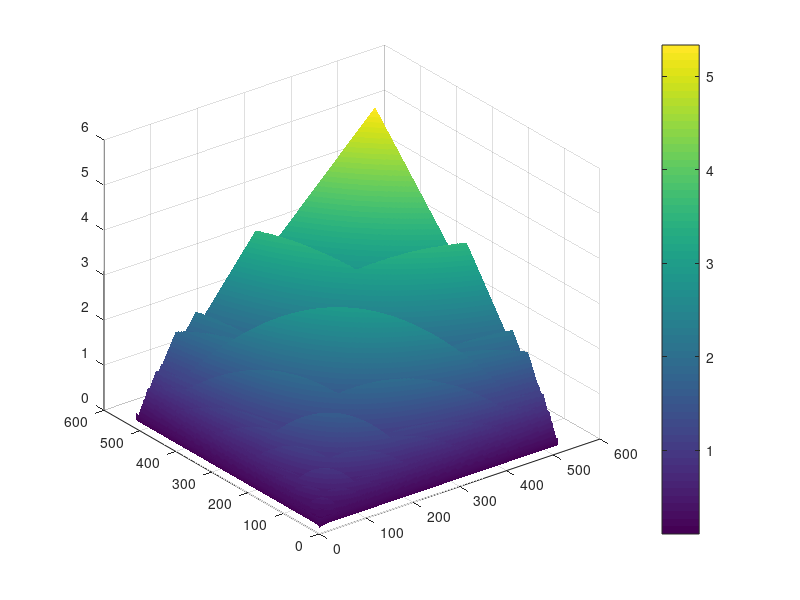
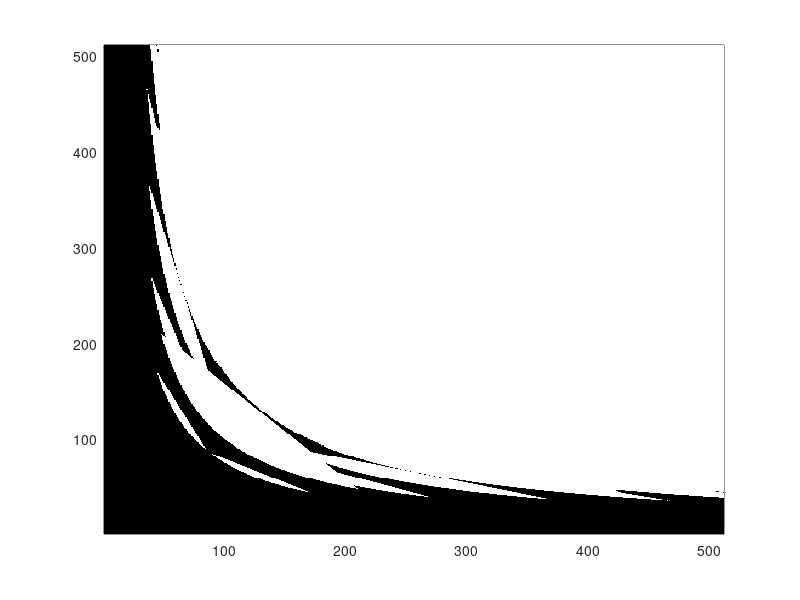

Recreate these plots in MATLAB, in order. (Note: this script raises an error after producing the figures.)
function ConvSizeChoose
    clear all;
    close all;
    rng(0);
    dataCheckEn = true;
    figSurfEn   = true;
    figMapEn    = true;
    border = 512;

    x1 = [1451;34562;25124;2652;1414;6346];
    x2 = [5151;125;61346;7247;124;62;1616;3146];
    y = conv(x1, x2);

% [convOut] = SegFFTConv(x1, x2);
% error('auto stop');
    if dataCheckEn
        c1            = DirectConvComplexity(100, 12);
        [c2, fftSize] = SegFFTConvComplexity(100, 12);
    end

    cTable = zeros(border, border); % complexity ratio.
    rTable = zeros(border, border); % best choice result.
    sTable = zeros(border, border); % fftSize table.
    for n1 = 1:border
        for n2 = 1:border
            c1 = DirectConvComplexity(n1, n2);
            [c2, fftSize] = SegFFTConvComplexity(n1, n2);
            cTable(n1, n2) = c1 / c2;
            rTable(n1, n2) = c1 > c2;
            sTable(n1, n2) = fftSize;
            cTable(n2, n1) = cTable(n1, n2); 
            rTable(n2, n1) = rTable(n1, n2);
            sTable(n2, n1) = sTable(n1, n2);
        end
    end

    if figSurfEn
        figure
        [AxisX, AxisY] = meshgrid(1:border, 1:border);
        Color = AxisX .* AxisY;
%         surf(AxisX, AxisY, cTable, Color);
        surf(AxisX, AxisY, cTable);
        colorbar
        shading interp
    end

    if figMapEn
        figure
        gca = pcolor(rTable);
        set(gca, 'LineStyle', 'none');
        colormap(gray(2));
    end

    error('This is for auto stop!');

end












function c = DirectConvComplexity(n1, n2)
    c = n1 * n2;
end

function [c, FFTSize] = SegFFTConvComplexity(n1, n2)
    if n1 < n2
        n  = n1;
        n1 = n2;
        n2 = n;
    end
    minFFTOrder = ceil(log(1+n2-1)/log(2)); % min n1 + n2 - 1
    maxFFTOrder = ceil(log(n1+n2-1)/log(2)); % max n1 + n2 - 1
    fftOrder = (minFFTOrder:maxFFTOrder).';
    fftSize = 2.^fftOrder;
    block = fftSize + 1 - n2;
    segs = ceil(n1 ./ block);
    complexity = 3 * ((2*segs+1) .* fftSize .* fftOrder / 2 + segs .* fftSize); %multiPerComplexNum*times*nlogn/2+multiNum
    [c, idx] = min(complexity);
    FFTSize = fftSize(idx);
end

function [convOut] = SegFFTConv(x1, x2)
    % 1) Calc the output length and choose the fft size.
    [x1SizeM, x1SizeN] = size(x1);
    [x2SizeM, x2SizeN] = size(x2);
    if x2SizeM > x1SizeM
        tmp = x1;
        x1  = x2;
        x2  = tmp;
        [x1SizeM, x1SizeN] = size(x1);
        [x2SizeM, x2SizeN] = size(x2);
    end
    [~, fftSize] = SegFFTConvComplexity(x1SizeM, x2SizeM);
    convOutLen = x1SizeM + x2SizeM - 1;

    % 2) segment fft conv.
    idx = 1;
    block = fftSize + 1 - x2SizeM;
    segs = ceil(x1SizeM / block);
    convOutLenTmp = convOutLen + segs*block-x1SizeM;
    convOut = zeros(convOutLenTmp, 1);
    x1 = [x1; zeros(segs*block-x1SizeM, 1)];
    X2 = fft(x2, fftSize);
    for i = 1:segs
        % maybe the reason is that x1 need more zeros, then this part segment conv seq exceed the convOutlen
        % so we should guarantee that the conv out result correct firstly.
        sX1 = fft(x1(idx:idx+block-1, 1), fftSize);
        sY = sX1 .* X2;
        sy = ifft(sY, fftSize);
        convOut(idx:idx+fftSize-1, 1) = convOut(idx:idx+fftSize-1, 1) + sy;
        idx = idx + block;
    end
    convOut = convOut(1:convOutLen);
end

